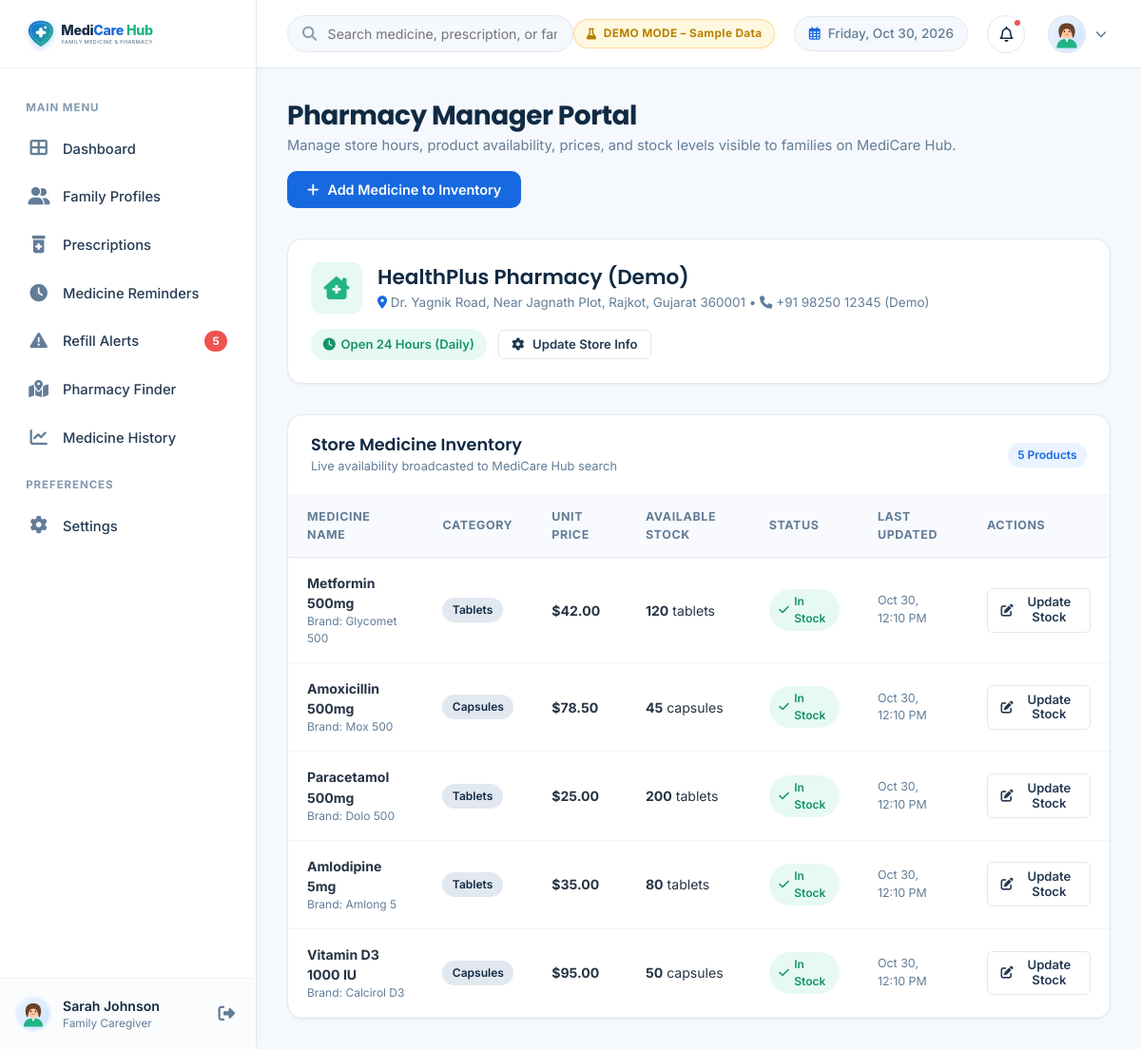
The page /pharmacy-admin (signed in) on the database its author committed.
### models.py (models this page shows, shortened)
class User(db.Model):
    __tablename__ = 'users'
    id = db.Column(db.Integer, primary_key=True)
    name = db.Column(db.String(120), nullable=False)
    email = db.Column(db.String(150), unique=True, nullable=False, index=True)
    phone = db.Column(db.String(30), nullable=True)
    password_hash = db.Column(db.String(256), nullable=False)
    role = db.Column(db.String(20), default='user')  # 'user', 'pharmacy_admin'
    avatar_url = db.Column(db.String(255), default='/static/images/default-avatar.svg')
    notification_pref_browser = db.Column(db.Boolean, default=True)
    notification_pref_email = db.Column(db.Boolean, default=True)
    notification_pref_sms = db.Column(db.Boolean, default=False)
    default_refill_threshold = db.Column(db.Integer, default=5)  # in days
    created_at = db.Column(db.DateTime, default=now_utc)
    family_members = db.relationship('FamilyMember', backref='user', cascade='all, delete-orphan', lazy=True)
    prescriptions = db.relationship('Prescription', backref='user', cascade='all, delete-orphan', lazy=True)
    dose_histories = db.relationship('DoseHistory', backref='user', cascade='all, delete-orphan', lazy=True)
    refill_alerts = db.relationship('RefillAlert', backref='user', cascade='all, delete-orphan', lazy=True)
    refill_histories = db.relationship('RefillHistory', backref='user', cascade='all, delete-orphan', lazy=True)
    notifications = db.relationship('Notification', backref='user', cascade='all, delete-orphan', lazy=True)
    pharmacies = db.relationship('Pharmacy', backref='owner', lazy=True)

class Pharmacy(db.Model):
    __tablename__ = 'pharmacies'
    id = db.Column(db.Integer, primary_key=True)
    user_id = db.Column(db.Integer, db.ForeignKey('users.id', ondelete='SET NULL'), nullable=True)
    name = db.Column(db.String(150), nullable=False)
    license_number = db.Column(db.String(50), nullable=True)
    address = db.Column(db.String(255), nullable=False)
    city = db.Column(db.String(100), default='Metro Health City')
    phone = db.Column(db.String(30), nullable=False)
    email = db.Column(db.String(120), nullable=True)
    lat = db.Column(db.Float, nullable=False)
    lng = db.Column(db.Float, nullable=False)
    opening_hours = db.Column(db.String(100), default='8:00 AM - 10:00 PM')
    is_open_24h = db.Column(db.Boolean, default=False)
    is_verified = db.Column(db.Boolean, default=True)
    rating = db.Column(db.Float, default=4.8)
    reviews_count = db.Column(db.Integer, default=128)
    created_at = db.Column(db.DateTime, default=now_utc)
    inventory_items = db.relationship('PharmacyInventory', backref='pharmacy', cascade='all, delete-orphan', lazy=True)

class PharmacyInventory(db.Model):
    __tablename__ = 'pharmacy_inventories'
    id = db.Column(db.Integer, primary_key=True)
    pharmacy_id = db.Column(db.Integer, db.ForeignKey('pharmacies.id', ondelete='CASCADE'), nullable=False, index=True)
    medicine_name = db.Column(db.String(150), nullable=False, index=True)
    brand_name = db.Column(db.String(150), nullable=True)
    generic_name = db.Column(db.String(150), nullable=True)
    category = db.Column(db.String(50), default='Tablets')
    dosage_form = db.Column(db.String(50), default='500mg')
    unit_price = db.Column(db.Float, default=12.50)
    in_stock = db.Column(db.Boolean, default=True)
    stock_quantity = db.Column(db.Integer, default=50)
    unit = db.Column(db.String(30), default='tablets')
    prescription_required = db.Column(db.Boolean, default=True)
    last_updated = db.Column(db.DateTime, default=now_utc, onupdate=now_utc)
    def to_dict(self):
        return {
            'id': self.id,
            'pharmacy_id': self.pharmacy_id,
            'pharmacy_name': self.pharmacy.name if self.pharmacy else '',
            'medicine_name': self.medicine_name,
            'brand_name': self.brand_name,
            'generic_name': self.generic_name,
            'category': self.category,
            'dosage_form': self.dosage_form,
            'unit_price': self.unit_price,
            'in_stock': self.in_stock,
            'stock_quantity': self.stock_quantity,
            'unit': self.unit,
            'prescription_required': self.prescription_required,
            'last_updated': self.last_updated.strftime('%b %d, %Y %I:%M %p') if self.last_updated else ''
        }

### app.py (the view)
@app.route('/pharmacy-admin')
@login_required
def pharmacy_admin():
    user = get_current_user()
    pharmacy = Pharmacy.query.filter_by(user_id=user.id).first()
    if not pharmacy:
        pharmacy = Pharmacy.query.first()
    return render_template('pharmacy_admin.html', active_page='pharmacy_admin', pharmacy=pharmacy)

### app.py (called while the page is built)
def get_current_user():
    user_id = session.get('user_id')
    if user_id:
        return db.session.get(User, user_id)
    return None

def login_required(f):
    from functools import wraps
    @wraps(f)
    def decorated_function(*args, **kwargs):
        if 'user_id' not in session:
            flash('Please sign in to access your dashboard.', 'info')
            return redirect(url_for('login'))
        return f(*args, **kwargs)
    return decorated_function

### templates/pharmacy_admin.html (shortened to what this page needs)
{% extends "base.html" %}
{% block content %}
<div class="page-container">
  <div class="page-header">
    <div class="page-title-wrap">
      <h1>Pharmacy Manager Portal</h1>
      <p>Manage store hours, product availability, prices, and stock levels visible to families on MediCare Hub.</p>
    </div>
    <div class="page-actions">
      <button type="button" class="btn btn-primary" onclick="openAddInventoryModal()">
        <i class="fas fa-plus"></i> Add Medicine to Inventory
      </button>
    </div>
  </div>
  {% if pharmacy %}
  <div class="card" style="margin-bottom: 2rem;">
    <div class="card-body" style="display: flex; align-items: center; justify-content: space-between; flex-wrap: wrap; gap: 1rem;">
      <div style="display: flex; align-items: center; gap: 1rem;">
        <div style="width: 54px; height: 54px; border-radius: var(--radius-md); background: var(--healthcare-green-light); color: var(--healthcare-green); display: flex; align-items: center; justify-content: center; font-size: 1.5rem;">
          <i class="fas fa-clinic-medical"></i>
        </div>
        <div>
          <h2 style="font-size: 1.35rem; color: var(--dark-navy); margin-bottom: 0.2rem;">{{ pharmacy.name }}</h2>
          <div style="font-size: 0.84rem; color: var(--text-muted);">
            <i class="fas fa-map-marker-alt" style="color: var(--primary-blue);"></i> {{ pharmacy.address }}, {{ pharmacy.city }}
            • <i class="fas fa-phone"></i> {{ pharmacy.phone }}
          </div>
        </div>
      </div>
      <div style="display: flex; align-items: center; gap: 0.75rem;">
        <span class="badge badge-success" style="padding: 0.4rem 0.8rem; font-size: 0.82rem;">
          <i class="fas fa-clock"></i> {{ pharmacy.opening_hours }}
        </span>
        <button type="button" class="btn btn-secondary btn-sm" onclick="openHoursModal()">
          <i class="fas fa-cog"></i> Update Store Info
        </button>
      </div>
    </div>
  </div>
  <div class="card">
    <div class="card-header">
      <div>
        <h3>Store Medicine Inventory</h3>
        <p style="font-size: 0.8rem; color: var(--text-muted); margin-top: 0.15rem;">Live availability broadcasted to MediCare Hub search</p>
      </div>
      <span class="badge badge-primary">{{ pharmacy.inventory_items|length }} Products</span>
    </div>
    <div class="card-body" style="padding: 0;">
      <div class="table-responsive">
        <table class="table-custom">
          <thead>
            <tr>
              <th>Medicine Name</th>
              <th>Category</th>
              <th>Unit Price</th>
              <th>Available Stock</th>
              <th>Status</th>
              <th>Last Updated</th>
              <th>Actions</th>
            </tr>
          </thead>
          <tbody>
            {% for item in pharmacy.inventory_items %}
            <tr>
              <td>
                <strong>{{ item.medicine_name }}</strong>
                {% if item.brand_name %}
                  <div style="font-size: 0.75rem; color: var(--text-muted);">Brand: {{ item.brand_name }}</div>
                {% endif %}
              </td>
              <td><span class="badge badge-navy">{{ item.category }}</span></td>
              <td><strong>${{ '%.2f'|format(item.unit_price) }}</strong></td>
              <td><strong>{{ item.stock_quantity }}</strong> {{ item.unit }}</td>
              <td>
                {% if item.in_stock and item.stock_quantity > 0 %}
                  <span class="badge badge-success"><i class="fas fa-check"></i> In Stock</span>
                {% else %}
                  <span class="badge badge-danger"><i class="fas fa-times"></i> Out of Stock</span>
                {% endif %}
              </td>
              <td style="font-size: 0.78rem; color: var(--text-muted);">
                {{ item.last_updated.strftime('%b %d, %I:%M %p') if item.last_updated else 'Recently' }}
              </td>
              <td>
                <button type="button" class="btn btn-secondary btn-sm" onclick='openEditInventoryModal({{ item.to_dict()|tojson }})'>
                  <i class="fas fa-edit"></i> Update Stock
                </button>
              </td>
            </tr>
            {% endfor %}
          </tbody>
        </table>
      </div>
    </div>
  </div>
  {% endif %}
</div>
{% endblock %}

### templates/base.html (shortened to what this page needs)
<!DOCTYPE html>
<html lang="en">
<head>
  <link rel="stylesheet" href="https://cdnjs.cloudflare.com/ajax/libs/font-awesome/6.5.1/css/all.min.css" />
  <link rel="stylesheet" href="https://unpkg.com/leaflet@1.9.4/dist/leaflet.css" />
  <link rel="stylesheet" href="{{ url_for('static', filename='css/style.css') }}">
  <link rel="stylesheet" href="{{ url_for('static', filename='css/dashboard.css') }}">
</head>
<body>
  {% if session.get('user_id') %}
  <div class="app-wrapper">
    <aside class="app-sidebar" id="appSidebar">
      <div class="sidebar-header">
        <a href="{{ url_for('dashboard') }}" class="sidebar-logo">
          <img src="{{ url_for('static', filename='images/logo.svg') }}" alt="MediCare Hub Logo">
        </a>
      </div>
      <nav class="sidebar-nav">
        <div class="nav-section-title">Main Menu</div>
        <a href="{{ url_for('dashboard') }}" class="nav-item {% if active_page == 'dashboard' %}active{% endif %}">
          <i class="fas fa-th-large"></i>
          <span>Dashboard</span>
        </a>
        <a href="{{ url_for('family_profiles') }}" class="nav-item {% if active_page == 'family' %}active{% endif %}">
          <i class="fas fa-user-friends"></i>
          <span>Family Profiles</span>
        </a>
        <a href="{{ url_for('prescriptions') }}" class="nav-item {% if active_page == 'prescriptions' %}active{% endif %}">
          <i class="fas fa-prescription-bottle-alt"></i>
          <span>Prescriptions</span>
        </a>
        <a href="{{ url_for('medicine_reminders') }}" class="nav-item {% if active_page == 'reminders' %}active{% endif %}">
          <i class="fas fa-clock"></i>
          <span>Medicine Reminders</span>
        </a>
        <a href="{{ url_for('refill_alerts') }}" class="nav-item {% if active_page == 'refills' %}active{% endif %}">
          <i class="fas fa-exclamation-triangle"></i>
          <span>Refill Alerts</span>
          {% if pending_refills_count and pending_refills_count > 0 %}
            <span class="nav-badge badge-alert" id="sidebarRefillBadge">{{ pending_refills_count }}</span>
          {% endif %}
        </a>
        <a href="{{ url_for('pharmacy_finder') }}" class="nav-item {% if active_page == 'pharmacy' %}active{% endif %}">
          <i class="fas fa-map-marked-alt"></i>
          <span>Pharmacy Finder</span>
        </a>
        <a href="{{ url_for('medicine_history') }}" class="nav-item {% if active_page == 'history' %}active{% endif %}">
          <i class="fas fa-chart-line"></i>
          <span>Medicine History</span>
        </a>
        <div class="nav-section-title">Preferences</div>
        <a href="{{ url_for('settings_page') }}" class="nav-item {% if active_page == 'settings' %}active{% endif %}">
          <i class="fas fa-cog"></i>
          <span>Settings</span>
        </a>
      </nav>
      <div class="sidebar-footer">
        <div class="sidebar-user">
          <img src="{{ current_user.avatar_url or url_for('static', filename='images/default-avatar.svg') }}"
               alt="{{ current_user.name }}" class="user-avatar-sm">
          <div class="sidebar-user-info">
            <span class="user-name">{{ current_user.name }}</span>
            <span class="user-role">
              {% if current_user.role == 'pharmacy_admin' %}Pharmacy Admin{% else %}Family Caregiver{% endif %}
            </span>
          </div>
        </div>
        <a href="{{ url_for('logout') }}" class="btn-logout-icon" title="Logout">
          <i class="fas fa-sign-out-alt"></i>
        </a>
      </div>
    </aside>
    <div class="app-main">
      <header class="app-topbar">
        <div class="topbar-left">
          <div class="global-search-box">
            <i class="fas fa-search"></i>
            <input type="text" id="globalSearchInput" class="global-search-input"
                   placeholder="Search medicine, prescription, or family member (Press Enter)...">
          </div>
        </div>
        <div class="topbar-right">
          <div class="badge badge-warning" style="font-size: 0.74rem; font-weight: 700; padding: 0.38rem 0.8rem; letter-spacing: 0.03em; display: inline-flex; align-items: center; gap: 0.45rem; border: 1px solid rgba(255, 167, 38, 0.4);">
            <i class="fas fa-flask"></i> DEMO MODE – Sample Data
          </div>
          <div class="topbar-date">
            <i class="far fa-calendar-alt"></i>
            <span id="currentDateDisplay">{{ current_date_display }}</span>
          </div>
          <div class="profile-dropdown-wrapper">
            <button type="button" class="notification-bell-btn" id="notifBellBtn" aria-label="Notifications">
              <i class="far fa-bell"></i>
              {% if unread_notifs_count and unread_notifs_count > 0 %}
                <span class="notification-indicator"></span>
              {% endif %}
            </button>
          </div>
          <div class="profile-dropdown-wrapper">
            <button type="button" class="profile-dropdown-trigger" id="profileDropdownBtn">
              <img src="{{ current_user.avatar_url or url_for('static', filename='images/default-avatar.svg') }}"
                   alt="{{ current_user.name }}" class="user-avatar-md">
              <i class="fas fa-chevron-down" style="font-size: 0.75rem; color: var(--text-muted);"></i>
            </button>
          </div>
        </div>
      </header>
      <main class="page-content">
        {% block content %}{% endblock %}
      </main>
    </div>
  </div>
  {% else %}
    <main>
      {% block auth_content %}{% endblock %}
    </main>
  {% endif %}
</body>
</html>

### rows shown on the page
User: avatar_url (picture), name "Sarah Johnson"
Pharmacy: name "HealthPlus Pharmacy (Demo)", address "Dr. Yagnik Road, Near Jagnath Plot", city "Rajkot, Gujarat 360001", phone "+91 98250 12345 (Demo)", opening_hours "Open 24 Hours (Daily)"
PharmacyInventory: medicine_name "Metformin 500mg", brand_name "Glycomet 500", category "Tablets", unit_price "42.00", stock_quantity "120", unit "tablets", in_stock True (drawn), last_updated "Oct 30, 12:10 PM"
PharmacyInventory: medicine_name "Amoxicillin 500mg", brand_name "Mox 500", category "Capsules", unit_price "78.50", stock_quantity "45", unit "capsules", in_stock True (drawn), last_updated "Oct 30, 12:10 PM"
PharmacyInventory: medicine_name "Paracetamol 500mg", brand_name "Dolo 500", category "Tablets", unit_price "25.00", stock_quantity "200", unit "tablets", in_stock True (drawn), last_updated "Oct 30, 12:10 PM"
PharmacyInventory: medicine_name "Amlodipine 5mg", brand_name "Amlong 5", category "Tablets", unit_price "35.00", stock_quantity "80", unit "tablets", in_stock True (drawn), last_updated "Oct 30, 12:10 PM"
PharmacyInventory: medicine_name "Vitamin D3 1000 IU", brand_name "Calcirol D3", category "Capsules", unit_price "95.00", stock_quantity "50", unit "capsules", in_stock True (drawn), last_updated "Oct 30, 12:10 PM"

### other values the page prints
{{ pending_refills_count }} "5"
{{ pharmacy.inventory_items|length }} "5"
